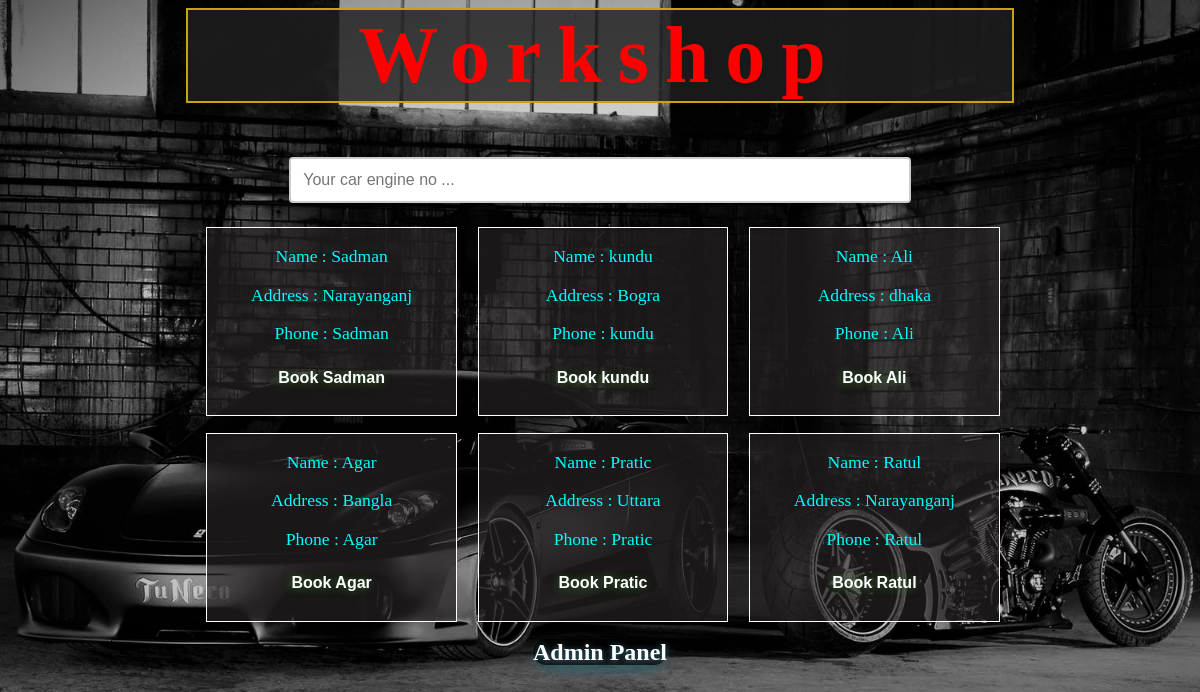
The page / on the database its author committed.
### tables this page shows
CREATE TABLE IF NOT EXISTS `mechanic_table` (
`id_auto` int(11) NOT NULL,
  `m_name` varchar(255) NOT NULL,
  `m_address` varchar(255) NOT NULL,
  `m_phone` varchar(20) NOT NULL,
  `m_username` varchar(255) NOT NULL,
  `added_admin` varchar(255) NOT NULL
);

### index.php (the view, shortened to what this page needs)
<html>
    <head>
        <link rel="stylesheet" href="css/style.css">
        <link rel="stylesheet" href="css/mobile.css">
    </head>
    <body style='background: url("image/b1.jpg") no-repeat center center fixed;background-size: cover;-moz-background-size: cover;-webkit-background-size: cover;-o-background-size: cover;'>
        <div class="wrapper">
            <div class="header-panel">
                <h1>Workshop</h1>
            </div>
            <div class="body-panel">
                <div class="menu-panel">
                    <input id="searchText" type="text" onkeyup="search_key_up_click();" placeholder="Your car engine no ..." list="suggestions">
                </div>
                <div class="mechanic-name-panel">
                     <?php
                        include "database.php";
                        $selectMechanicsQ="select * from mechanic_table";
                        $result = $conn->query($selectMechanicsQ);
                        while($row = $result->fetch_assoc()){
                            $name=$row['m_name'];
                            $address=$row['m_address'];
                            $phone=$row['m_name'];
                            $username=$row['m_username'];
                            $buttonName="userClick('$username');";
                    ?>
                    <div class="mechanics">
                        <p>Name : <?php echo $name;?></p>
                        <p>Address : <?php echo $address;?></p>
                        <p>Phone : <?php echo $phone;?></p>
                        <input type="button" value="<?php echo 'Book '.$name;?>" onclick=<?php echo $buttonName;?>>
                    </div>
                    <?php
                      }
                    ?>
                </div>
            </div>
            <div class="footer-panel">
                <a class="m-a-button" href="admin-panel.php">Admin Panel</a>
            </div>
        </div>
    </body>
</html>

### css/style.css (style rules this page uses)
.wrapper { widows: 70%; margin-left: 15%; margin-right: 15%; }
.header-panel h1 { margin-top: 0; text-align: center; color: rgb(255, 0, 0); background: rgba(31, 31, 31, 0.82); font-size: 5em; letter-spacing: .2em; font-family: cursive; border: 2px solid #c4a412; }
.m-a-button { width: 33%; margin-top: 3%; margin-bottom: 2%; -moz-box-shadow: 0px 10px 14px -7px #276873; -webkit-box-shadow: 0px 10px 14px -7px #276873; box-shadow: 0px 10px 14px -7px #276873; background-color: rgba(0, 2, 2, 0.76); -moz-border-radius: 15px; -webkit-border-radius: 15px; border-radius: 15px; cursor: pointer; color: #ffffff; font-family: Georgia; font-size: 1.5em; font-weight: bold; text-decoration: none; text-shadow: 0px 1px 6px #3d768a; }
.mechanics { background: rgba(37, 35, 35, 0.68); width: 30%; float: left; border: 1px solid white; margin-left: 2.5%; margin-top: 2%; height: 187px; }
.mechanics p { text-align: center; color: rgb(0, 253, 255); font-size: 1.1em; -moz-transition: all 0.3s; -webkit-transition: all 0.3s; transition: all 0.3s }
.mechanics input { width: 100%; text-align: center; background-color: transparent; display: inline-block; cursor: pointer; color: #ffffff; font-family: Arial; font-size: 1em; font-weight: bold; padding: 7px 12px; text-shadow: -1px 1px 8px #2f6627; border: 0px solid #1ee632; border-radius: 31px; -moz-transition: all 0.3s; -webkit-transition: all 0.3s; transition: all 0.1s; }
.mechanic-name-panel { display: inline-block; width: 100%; }
.menu-panel { text-align: center; }
.menu-panel input { width: 75%; box-sizing: border-box; border: 2px solid #ccc; border-radius: 4px; font-size: 16px; background-color: white; background-position: 10px 10px; background-repeat: no-repeat; padding: 12px 20px 12px 12px; }
.footer-panel { margin-top: 2%; text-align: center; }

### rows shown on the page
mechanic_table: m_name "Sadman", m_address "Narayanganj", m_name "Book Sadman"
mechanic_table: m_name "kundu", m_address "Bogra", m_name "Book kundu"
mechanic_table: m_name "Ali", m_address "dhaka", m_name "Book Ali"
mechanic_table: m_name "Agar", m_address "Bangla", m_name "Book Agar"
mechanic_table: m_name "Pratic", m_address "Uttara", m_name "Book Pratic"
mechanic_table: m_name "Ratul", m_address "Narayanganj", m_name "Book Ratul"
